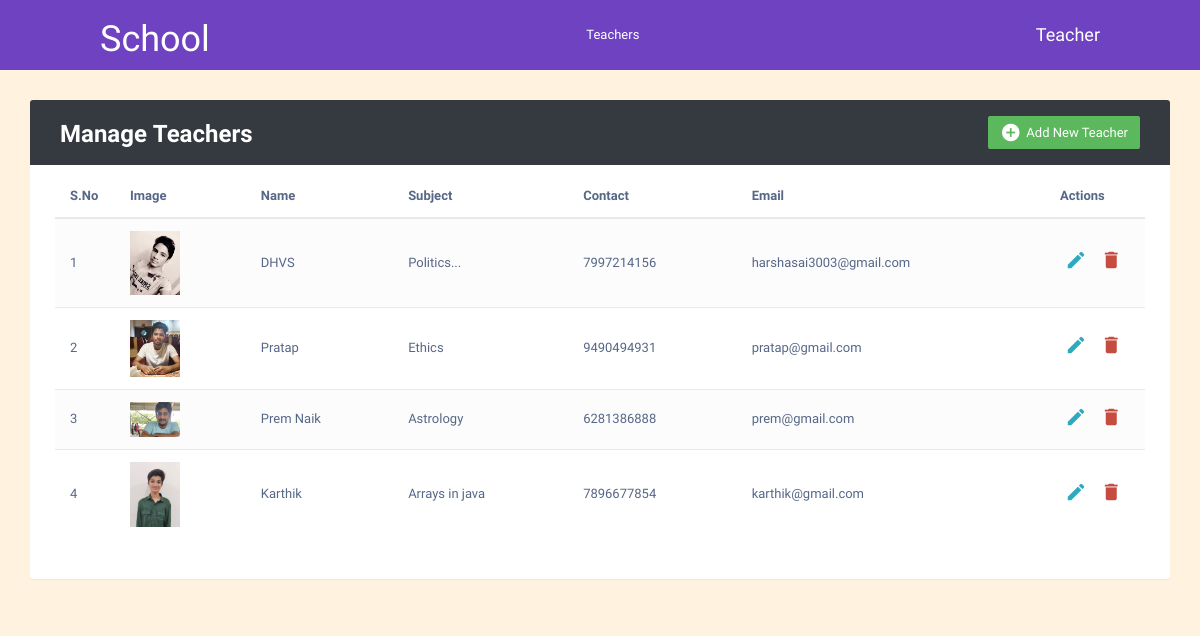
The page / on the database its author committed.
### teachers/models.py (models this page shows, shortened)
class Teacher(models.Model):
    name = models.CharField(max_length=100)
    subject = models.CharField(max_length=100)
    contact = models.CharField(max_length=15)
    email = models.EmailField(unique=True)
    image = models.ImageField(upload_to='teachers/', blank=True, null=True)

### teachers/views.py (the view)
# urls.py: path('', views.teacher_list, name='all-teachers'),
def teacher_list(request):
    teachers = Teacher.objects.all()
    return render(request, 'index.html', {'allteachers': teachers})

### templates/index.html (shortened to what this page needs)
<!DOCTYPE html>
<html lang="en">
<head>
<link rel="stylesheet" href="https://maxcdn.bootstrapcdn.com/font-awesome/4.7.0/css/font-awesome.min.css">
<link rel="stylesheet" href="https://maxcdn.bootstrapcdn.com/bootstrap/3.3.7/css/bootstrap.min.css">
<link rel="stylesheet" href="/static/css/style.css">
  <body>
	{% include 'header.html' %}
    <div class="container">
        <div class="table-wrapper">
            <div class="table-title">
                <div class="row">
                    <div class="col-sm-6">
						<h2><b>Manage</b> <b>Teachers</b></h2>
					</div>
					<div class="col-sm-6">
						<a href="#addEmployeeModal" class="btn btn-success" data-toggle="modal"><i class="material-icons">&#xE147;</i> <span>Add New Teacher</span></a>
					</div>
                </div>
            </div>
            <table class="table table-striped table-hover">
                <thead>
                    <tr>
						<th>S.No</th>
						<th>Image</th>
                        <th>Name</th>
                        <th>Subject</th>
						<th>Contact</th>
                        <th>Email</th>
                        <th>Actions</th>
                    </tr>
                </thead>
                <tbody>
					{% for i in allteachers %}
                    <tr>
						<td>{{ forloop.counter }}</td>
						<td>
							{% if i.image %}
							<img src="{{i.image.url}}" alt="teacher image" width="50">
							{% endif %}
						</td>
                        <td>{{i.name}}</td>
                        <td>{{i.subject}}</td>
						<td>{{i.contact}}</td>
                        <td>{{i.email}}</td>
                        <td>
                            <a href="#editEmployeeModal-{{forloop.counter}}" class="edit" data-toggle="modal"><i class="material-icons" data-toggle="tooltip" title="Edit">&#xE254;</i></a>
                            <a href="#deleteEmployeeModal-{{forloop.counter}}" class="delete" data-toggle="modal"><i class="material-icons" data-toggle="tooltip" title="Delete">&#xE872;</i></a>
                        </td>
                    </tr>
					{% endfor %}
                </tbody>
            </table>
        </div>
    </div>
</body>
</html>

### templates/header.html (shortened to what this page needs)
<!DOCTYPE html>
<html lang="en">
<head>
    <link rel="stylesheet" href="/static/css/style.css">
</head>
<body>
    <div class="navsection">
        <div class="title"><h1>School</h1></div>
        <div class="menu">
            <a href="">Teachers</a>
        </div>
        <div class="user"><h4>Teacher</h4></div>
    </div>
</body>
</html>

### static/css/style.css (style rules this page uses)
body { color: #566787; background: #FFF3E0; font-family: 'Varela Round', sans-serif; font-size: 13px; }
.table-wrapper { background: #fff; padding: 20px 25px; margin: 30px 0; border-radius: 3px; box-shadow: 0 1px 1px rgba(0,0,0,.05); }
.table-title { padding-bottom: 15px; background: #343A40; color: #fff; padding: 16px 30px; margin: -20px -25px 10px; border-radius: 3px 3px 0 0; }
.table-title h2 { margin: 5px 0 0; font-size: 24px; }
.table-title .btn { color: #fff; float: right; font-size: 13px; border: none; min-width: 50px; border-radius: 2px; border: none; outline: none !important; margin-left: 10px; }
.table-title .btn i { float: left; font-size: 21px; margin-right: 5px; }
.table-title .btn span { float: left; margin-top: 2px; }
table.table tr th, table.table tr td { border-color: #e9e9e9; padding: 12px 15px; vertical-align: middle; }
table.table tr th:first-child { width: 60px; }
table.table tr th:last-child { width: 100px; }
table.table-striped tbody tr:nth-of-type(odd) { background-color: #fcfcfc; }
table.table td:last-child i { opacity: 0.9; font-size: 22px; margin: 0 5px; }
table.table td a { font-weight: bold; color: #566787; display: inline-block; text-decoration: none; outline: none !important; }
table.table td a.edit { color: #17A2B8; }
table.table td a.delete { color: #C0392B; }
table.table td i { font-size: 19px; }
.navsection { background-color: #6F42C1; color: white; display: flex; justify-content: space-between; align-items: center; padding: 0 100px; }
.menu a { color: white; margin-right: 20px; }

### rows shown on the page
Teacher: image (picture), name "DHVS", subject "Politics...", contact "7997214156", email "harshasai3003@gmail.com"
Teacher: image (picture), name "Pratap", subject "Ethics", contact "9490494931", email "pratap@gmail.com"
Teacher: image (picture), name "Prem Naik", subject "Astrology", contact "6281386888", email "prem@gmail.com"
Teacher: image (picture), name "Karthik", subject "Arrays in java", contact "7896677854", email "karthik@gmail.com"
